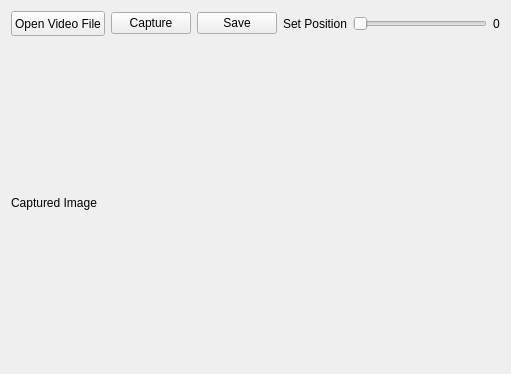
<?xml version="1.0" encoding="UTF-8"?>
<ui version="4.0">
 <class>MainWindow</class>
 <widget class="QMainWindow" name="MainWindow">
  <property name="geometry">
   <rect>
    <x>0</x>
    <y>0</y>
    <width>511</width>
    <height>374</height>
   </rect>
  </property>
  <property name="windowTitle">
   <string>MainWindow</string>
  </property>
  <widget class="QWidget" name="centralWidget">
   <layout class="QVBoxLayout" name="verticalLayout">
    <item>
     <layout class="QHBoxLayout" name="horizontalLayout">
      <item>
       <widget class="QPushButton" name="cmdOpenVideoFile">
        <property name="sizePolicy">
         <sizepolicy hsizetype="Minimum" vsizetype="Preferred">
          <horstretch>0</horstretch>
          <verstretch>0</verstretch>
         </sizepolicy>
        </property>
        <property name="minimumSize">
         <size>
          <width>0</width>
          <height>25</height>
         </size>
        </property>
        <property name="maximumSize">
         <size>
          <width>16777215</width>
          <height>25</height>
         </size>
        </property>
        <property name="text">
         <string>Open Video File</string>
        </property>
       </widget>
      </item>
      <item>
       <widget class="QPushButton" name="cmdCapture">
        <property name="text">
         <string>Capture</string>
        </property>
       </widget>
      </item>
      <item>
       <widget class="QPushButton" name="cmdSave">
        <property name="text">
         <string>Save</string>
        </property>
       </widget>
      </item>
      <item>
       <widget class="QLabel" name="label_2">
        <property name="text">
         <string>Set Position</string>
        </property>
       </widget>
      </item>
      <item>
       <widget class="QSlider" name="sldDuration">
        <property name="orientation">
         <enum>Qt::Horizontal</enum>
        </property>
       </widget>
      </item>
      <item>
       <widget class="QLabel" name="label">
        <property name="text">
         <string>0</string>
        </property>
       </widget>
      </item>
     </layout>
    </item>
    <item>
     <widget class="QLabel" name="lblActual">
      <property name="sizePolicy">
       <sizepolicy hsizetype="Preferred" vsizetype="Preferred">
        <horstretch>1</horstretch>
        <verstretch>1</verstretch>
       </sizepolicy>
      </property>
      <property name="text">
       <string>Captured Image</string>
      </property>
      <property name="scaledContents">
       <bool>true</bool>
      </property>
     </widget>
    </item>
   </layout>
  </widget>
 </widget>
 <layoutdefault spacing="6" margin="11"/>
 <resources/>
 <connections>
  <connection>
   <sender>sldDuration</sender>
   <signal>sliderMoved(int)</signal>
   <receiver>label</receiver>
   <slot>setNum(int)</slot>
   <hints>
    <hint type="sourcelabel">
     <x>442</x>
     <y>22</y>
    </hint>
    <hint type="destinationlabel">
     <x>494</x>
     <y>23</y>
    </hint>
   </hints>
  </connection>
 </connections>
</ui>
